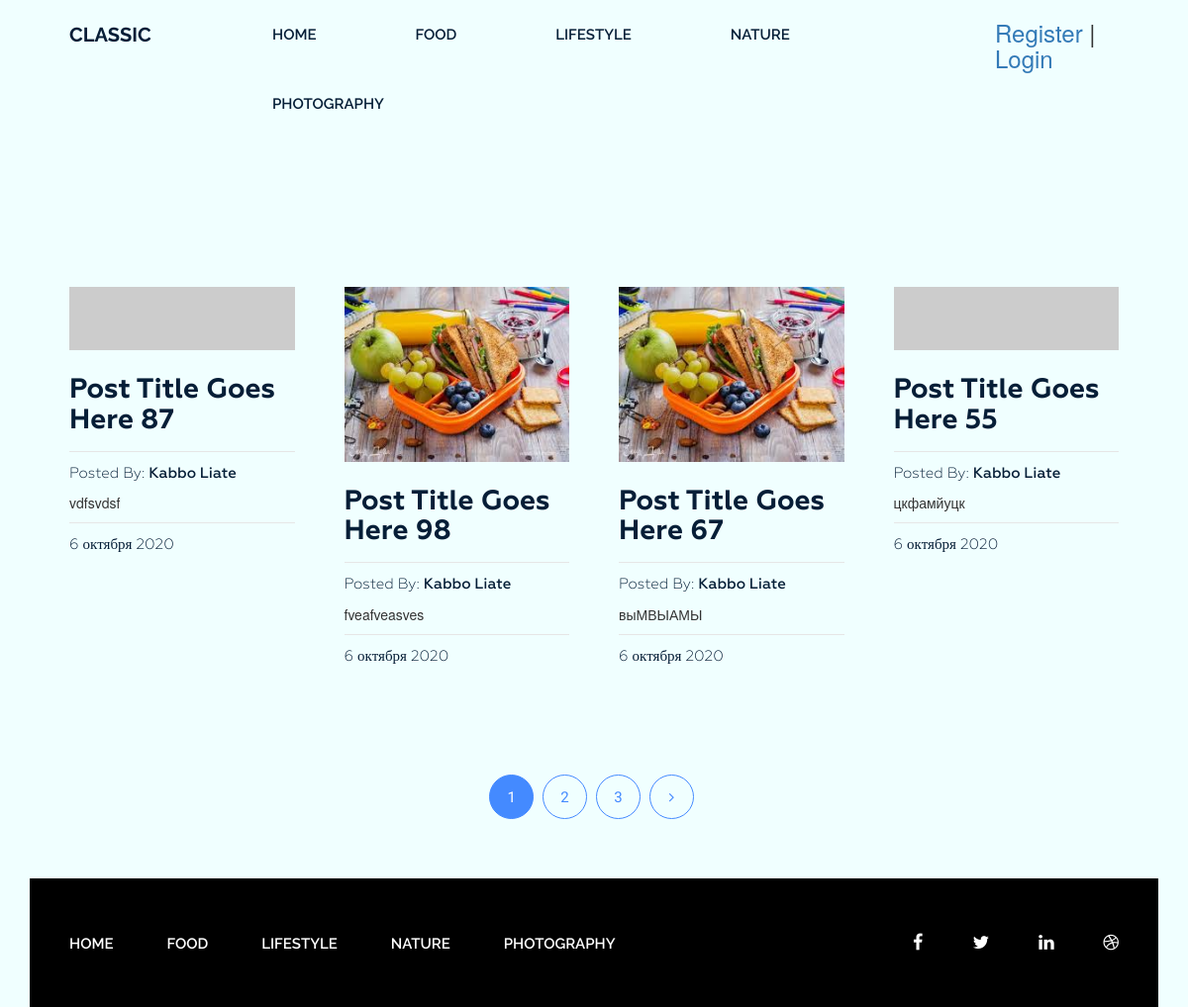
The app's page /category/food/ with its own data.
### blog/models.py (models this page shows, shortened)
class Category(models.Model):
    title = models.CharField(max_length=200)
    slug = models.SlugField(max_length=200, verbose_name='Url-category', unique=True)  # Слаг - это короткая метка для чего-либо, содержащая только буквы, цифры, символы подчеркивания или дефисы. Обычно они используются в URL-адресах.
    def __str__(self):
        return self.title
    def get_absolute_url(self):
        return reverse('category', kwargs={"slug": self.slug})
    class Meta:
        verbose_name = 'Категория'
        verbose_name_plural = 'Категории'
        ordering = ['title']

class Post(models.Model):
    title = models.CharField(max_length=200)
    slug = models.SlugField(max_length=40, verbose_name='Url-post', unique=True)
    author = models.CharField(max_length=50)
    content = models.TextField(blank=True)
    created_at = models.DateTimeField(auto_now_add=True, verbose_name='Опубликовано')
    photo = models.ImageField(upload_to='photos/%Y/%m/%d/', blank=True)
    views = models.IntegerField(default=0, verbose_name='Количество просмотров')
    category = models.ForeignKey(Category, on_delete=models.PROTECT, related_name='posts')
    tags = models.ManyToManyField(Tag, blank=True, related_name='posts')
    def get_absolute_url(self):
        return reverse('post', kwargs={"slug": self.slug})
    class Meta:
        verbose_name = 'Статья'
        verbose_name_plural = 'Статьи'
        ordering = ['-created_at']

### blog/views.py (the view)
# urls.py: path('category/<str:slug>/', PostsByCategory.as_view(), name='category'),
class PostsByCategory(ListView):
    template_name = 'blog/category_posts.html'
    context_object_name = 'posts'
    paginate_by = 4
    allow_empty = False  # Логическое значение, указывающее, отображать ли страницу, если объекты недоступны. Если это так True и объекты недоступны, в представлении будет отображаться пустая страница, а не 404
    def get_queryset(self):
        return Post.objects.filter(category__slug=self.kwargs['slug'])
    def get_context_data(self, *, object_list=None, **kwargs):
        context = super().get_context_data(**kwargs)
        context['title'] = Category.objects.get(slug=self.kwargs['slug'])
        return context

### blog/templatetags/menu_tag.py (called while the page is built)
@register.inclusion_tag('blog/menu_tag.html')
def show_menu_tag(menu_class='menu'):
    categories = Category.objects.all()
    return {"categories": categories, "menu_class": menu_class}

### blog/templates/blog/category_posts.html (shortened to what this page needs)
{% extends 'base.html' %}
{% load static %}
{% block content %}
{% include 'inc/_section_post.html' %}
{% endblock %}

### blog/templates/blog/menu_tag.html
<div class="{{ menu_class }}">
    <ul>
        <li><a href="{% url 'home' %}">Home</a></li>
        {% for item in categories %}
        <li><a href="{{ item.get_absolute_url }}">{{ item.title }}</a></li>
        {% endfor %}
    </ul>
</div>

### templates/inc/_section_post.html (shortened to what this page needs)
<section class="blog-post-area">
    <div class="container">
        <div class="row">
            <div class="blog-post-area-style">
                {% for post in posts %}
                <div class="col-md-3">
                    <div class="single-post">
                        {% if post.photo %}
                        <img src="{{ post.photo.url }}" alt="{{ post.title }}">
                        {% else %}
                        <img src="https://picsum.photos/id/1060/300/201/?blur=2" alt="{{ post.title }}">
                        {% endif %}
                        <h3><a href="{{ post.get_absolute_url }}">{{ post.title }} </a></h3>
                        <h4><span>Posted By: <span class="author-name">{{ post.author }}</span></span>
                        </h4>
                        {{ post.content|truncatewords_html:20|safe }}
                        <h4><span>{{ post.created_at|date:"j E Y" }}</span></h4>
                    </div>
                </div>
                {% endfor %}
            </div>
        </div>
        <br><br>
    </div>
    {% include 'inc/_pagination.html' %}
</section>

### siteblog/static/style.css (style rules this page uses)
.wrapper header.header .menu { margin: 0 }
.wrapper header.header .menu ul { float: right; margin: 0; padding: 0; margin-right: 4px; }
.wrapper header.header .menu ul li { display: inline-block; list-style: outside none none; margin: 0 -4px 0 0; }
.wrapper header.header .menu ul li a { color: rgb(6, 30, 55); font-family: "Raleway", sans-serif; font-size: 15px; font-weight: 600; line-height: 70px; padding: 26px 50px; text-decoration: none; text-transform: uppercase; }
section.blog-post-area { margin-top: 50px; }
section.blog-post-area img { width: 100%; }
section.blog-post-area .single-post { padding-right: 20px; margin: 100px 0px 0px; }
section.blog-post-area h4 span { font-family: Geometria; font-weight: 400; font-size: 15px; color: #061e37; text-decoration: none; }
section.blog-post-area h4 span.author-name { font-weight: 500; }
.blog-post-area .single-post h3 a { font-family: Geometria; font-size: 28px; font-weight: 700; text-decoration: none; color: #061e37; }
.blog-post-area .single-post h4 { margin-bottom: 12px; padding-top: 10px; position: relative; }
.blog-post-area .single-post h4::before { background: #e6e6e6 none repeat scroll 0 0; content: ""; height: 1px; position: absolute; top: 0; width: 100%; }
.blog-post-area .single-post h3 { margin: 25px 0 15px; }
.blog-post-area .blog-post-area-style { margin: 0 20px 0 40px; }
.wrapper footer.footer .footer-menu { margin: 0 }
.wrapper footer.footer .footer-menu ul { line-height: 130px; margin: 0; padding: 0; }
.wrapper footer.footer .footer-menu ul li { display: inline; list-style: outside none none; margin: 0; padding: 30px 0px; }
.wrapper footer.footer .footer-menu ul li a { color: #fff; font-family: "Raleway", sans-serif; font-size: 15px; font-weight: 600; line-height: 70px; margin-left: 40px; padding: 26px 10px 26px 0; text-decoration: none; text-transform: uppercase; }

### records on screen
Category: title "FOOD"
Category: title "LIFESTYLE"
Category: title "NATURE"
Category: title "PHOTOGRAPHY"
Post: title "Post Title Goes Here 87", author "Kabbo Liate", content "vdfsvdsf", created_at "6 октября 2020"
Post: photo (picture), title "Post Title Goes Here 98", author "Kabbo Liate", content "fveafveasves", created_at "6 октября 2020"
Post: photo (picture), title "Post Title Goes Here 67", author "Kabbo Liate", content "выМВЫАМЫ", created_at "6 октября 2020"
Post: title "Post Title Goes Here 55", author "Kabbo Liate", content "цкфамйуцк", created_at "6 октября 2020"

### other values on screen
{{ p }} "1"
{{ p }} "2" "3"
